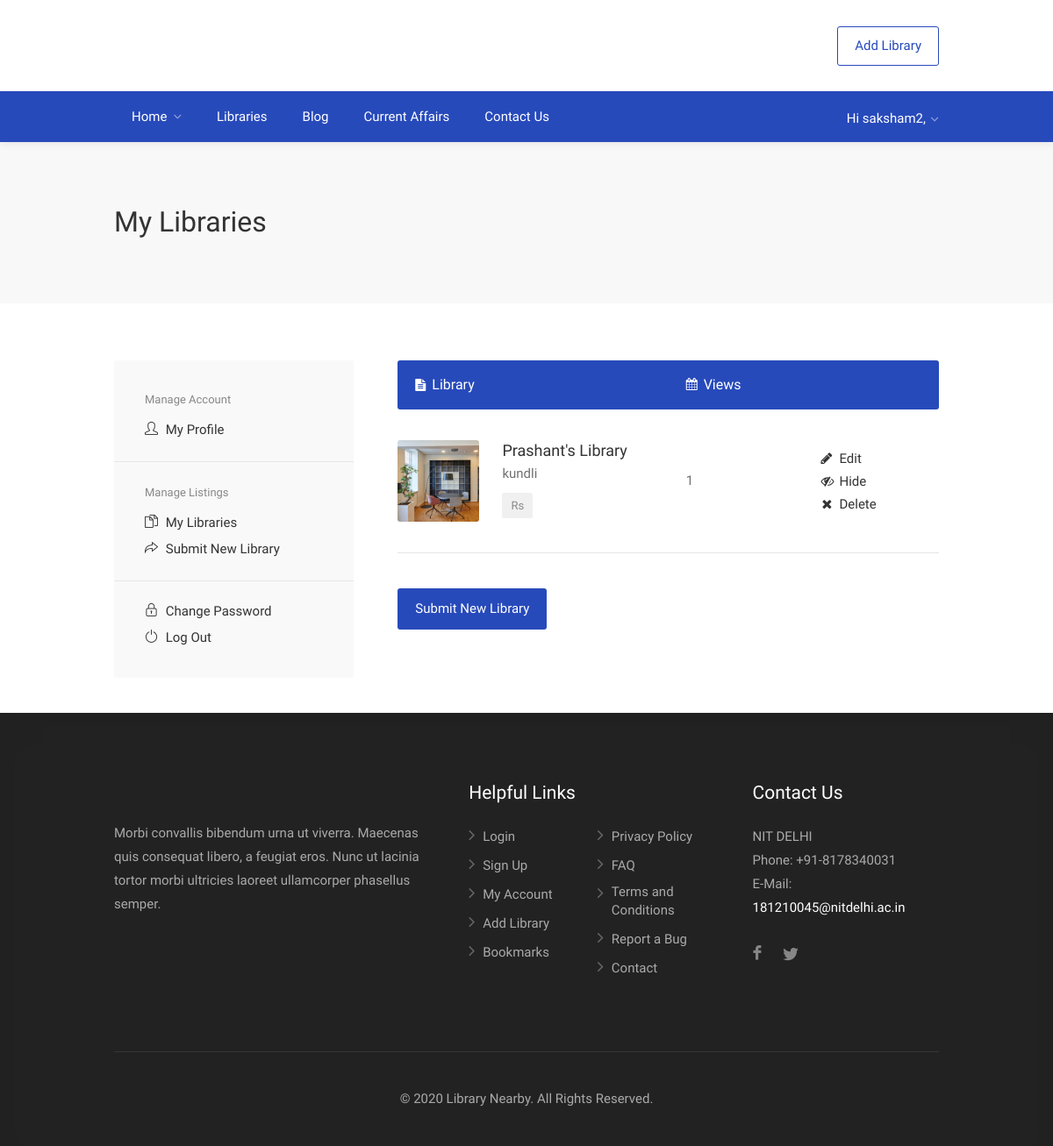
The app's page /my-libraries (signed in), older data.
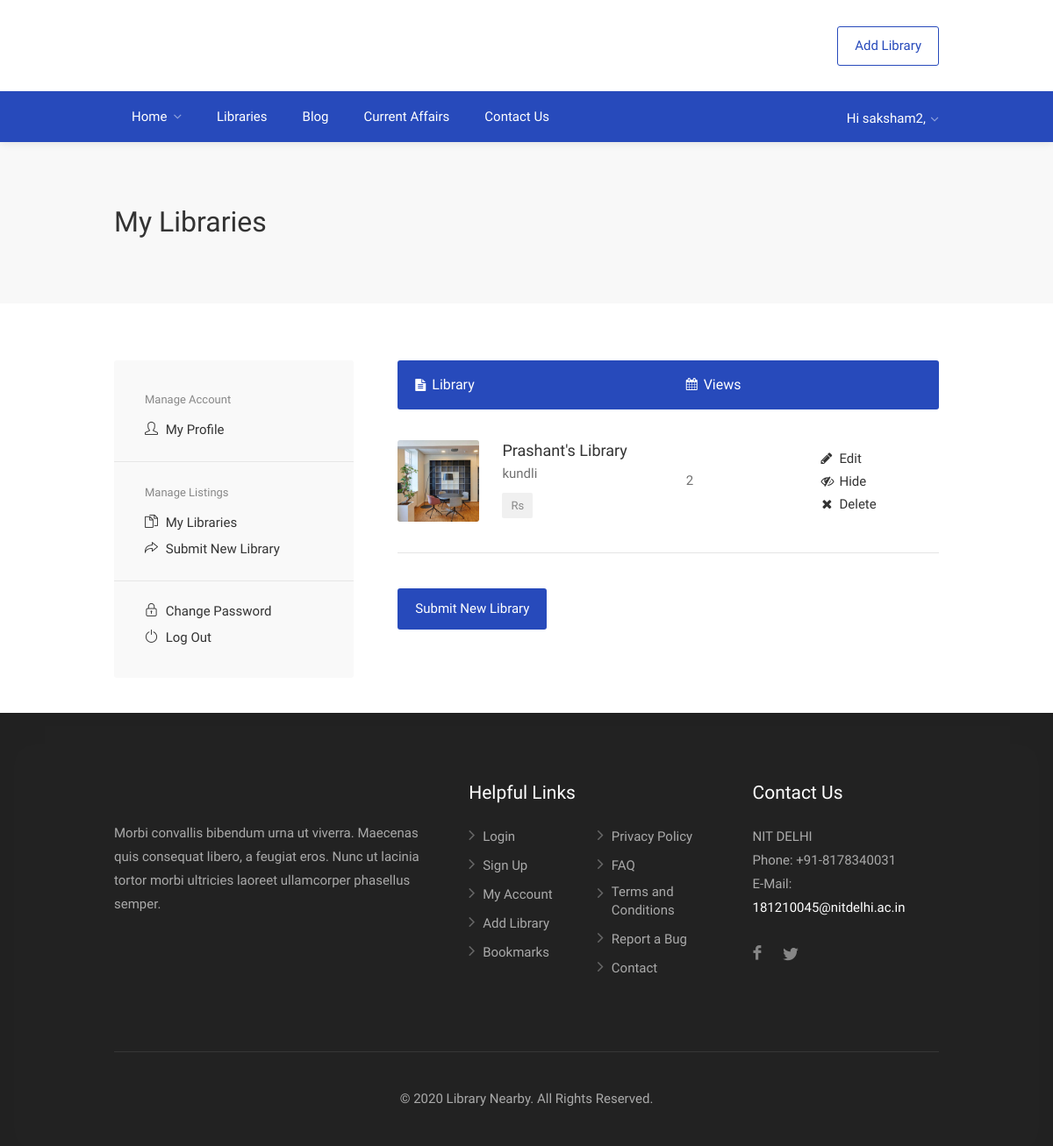
The same page, newer data.
### core/models.py (models this page shows, shortened)
class library(models.Model):
    name = models.CharField(max_length=50)
    owner = models.ForeignKey(User, on_delete=models.CASCADE)
    owner_fname= models.CharField(max_length=50)
    owner_lname= models.CharField(max_length=50)
    email = models.EmailField()
    mobile_no = models.IntegerField()
    addr1 = models.CharField(max_length=50)
    addr2 = models.CharField(max_length=50)
    city = models.CharField(max_length=50)
    pincode = models.IntegerField()
    state = models.CharField(max_length=50)
    longitude = models.FloatField(blank=True, null=True)
    latitude = models.FloatField(blank=True, null=True)
    landline = models.IntegerField(blank=True, null=True)
    ammenities = models.ManyToManyField(ammenities)
    library_description = models.TextField(max_length=500)
    past_record_of_students = models.TextField(max_length=500, blank=True, null=True)
    payment_methods = models.ManyToManyField(payment_methods)
    fb_url = models.CharField(max_length=200, blank=True, null=True)
    insta = models.CharField(max_length=100, blank=True, null=True)
    google_map = models.CharField(max_length=100, blank=True, null=True)
    website = models.CharField(max_length=50, blank=True, null=True)
    main_image = models.ImageField()
    no_of_seats = models.IntegerField()
    opening_days = models.ManyToManyField(weekday)
    opening_time = models.TimeField()
    closing_time = models.TimeField()
    non_refundable_charges = models.IntegerField(blank=True, null=True)
    min_monthly_charges = models.IntegerField()
    min_price_range = models.IntegerField(blank=True, null=True)
    max_price_range = models.IntegerField(blank=True, null=True)
    verified = models.BooleanField(default=False)
    visible = models.BooleanField(default=True)
    views = models.IntegerField(default=0)
    class Meta:
        verbose_name_plural = 'Libraries'

### core/views.py (the view)
# urls.py: path('my-libraries', views.myLibraries, name='mylibraries'),
@login_required
def myLibraries(request):
    libraries = models.library.objects.filter(owner = request.user)
    context = {
        'libraries': libraries,
    }
    return render(request, 'dashboard/mylibraries.html', context)

### templates/dashboard/mylibraries.html
{% extends 'base.html' %}
{% load static %}
{% block content %}
    <div id="titlebar">
        <div class="container">
            <div class="row">
                <div class="col-md-12">
                    <h2>My Libraries</h2>
                </div>
            </div>
        </div>
    </div>
    <div class="container">
        <div class="row">
            {% include 'dashboard/dashboardsidenav.html' %}
            <div class="col-md-8">
                <table class="manage-table responsive-table">
                    <tr>
                        <th><i class="fa fa-file-text"></i> Library</th>
                        <th class="expire-date"><i class="fa fa-calendar"></i> Views</th>
                        <th></th>
                    </tr>
                    {% for library in libraries %}
                    <tr>
                        <td class="title-container">
                            <img src="{{ library.main_image.url }}" alt="">
                            <div class="title">
                                <h4><a href="{% url 'core:library' library.id %}">{{ library.name }}</a></h4>
                                <span>{{ library.city }} </span>
                                <span class="table-property-price">Rs {{ library.min_monthly_price }}</span>
                            </div>
                        </td>
                        <td class="expire-date">{{ library.views }}</td>
                        <td class="action">
                            <a href="{% url 'core:editlibrary' library.id %}"><i class="fa fa-pencil"></i> Edit</a>
                            {% if library.visible %}
                            <a href="{% url 'core:hidelibrary' library.id %}"><i class="fa  fa-eye-slash"></i> Hide</a>
                            {% else %}
                            <a href="{% url 'core:showlibrary' library.id %}"><i class="fa  fa-eye-slash"></i> Show</a>
                            {% endif %}
                            <a href="{% url 'core:deletelibrary' library.id %}" class="delete"><i class="fa fa-remove"></i> Delete</a>
                        </td>
                    </tr>
                    {% endfor %}
                </table>
                <a href="{% url 'core:addlibrary' %}" class="margin-top-40 button">Submit New Library</a>
            </div>
        </div>
    </div>
{% endblock content %}

Row changes from the older to the newer data that the page shows:
changed library "Prashant's Library": views "1" → "2"
